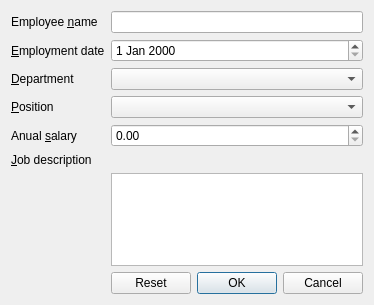
<?xml version="1.0" encoding="UTF-8"?>
<ui version="4.0">
 <class>Dialog</class>
 <widget class="QDialog" name="Dialog">
  <property name="geometry">
   <rect>
    <x>0</x>
    <y>0</y>
    <width>346</width>
    <height>305</height>
   </rect>
  </property>
  <property name="windowTitle">
   <string>Dialog</string>
  </property>
  <layout class="QVBoxLayout" name="verticalLayout">
   <item>
    <layout class="QFormLayout" name="formLayout">
     <item row="0" column="0">
      <widget class="QLabel" name="label">
       <property name="text">
        <string>Employee &amp;name</string>
       </property>
       <property name="buddy">
        <cstring>lineEdit</cstring>
       </property>
      </widget>
     </item>
     <item row="2" column="0">
      <widget class="QLabel" name="label_2">
       <property name="text">
        <string>&amp;Employment date</string>
       </property>
       <property name="buddy">
        <cstring>dateEdit</cstring>
       </property>
      </widget>
     </item>
     <item row="2" column="1">
      <widget class="QDateEdit" name="dateEdit"/>
     </item>
     <item row="4" column="0">
      <widget class="QLabel" name="label_3">
       <property name="text">
        <string>&amp;Department</string>
       </property>
       <property name="buddy">
        <cstring>comboBox</cstring>
       </property>
      </widget>
     </item>
     <item row="4" column="1">
      <widget class="QComboBox" name="comboBox"/>
     </item>
     <item row="6" column="0">
      <widget class="QLabel" name="label_4">
       <property name="text">
        <string>&amp;Position</string>
       </property>
       <property name="buddy">
        <cstring>comboBox_2</cstring>
       </property>
      </widget>
     </item>
     <item row="6" column="1">
      <widget class="QComboBox" name="comboBox_2"/>
     </item>
     <item row="8" column="0">
      <widget class="QLabel" name="label_5">
       <property name="text">
        <string>Anual &amp;salary</string>
       </property>
       <property name="buddy">
        <cstring>doubleSpinBox</cstring>
       </property>
      </widget>
     </item>
     <item row="8" column="1">
      <widget class="QDoubleSpinBox" name="doubleSpinBox"/>
     </item>
     <item row="10" column="0" colspan="2">
      <widget class="QLabel" name="label_6">
       <property name="text">
        <string>&amp;Job description</string>
       </property>
       <property name="buddy">
        <cstring>textBrowser</cstring>
       </property>
      </widget>
     </item>
     <item row="11" column="1">
      <widget class="QTextBrowser" name="textBrowser">
       <property name="readOnly">
        <bool>false</bool>
       </property>
      </widget>
     </item>
     <item row="12" column="1">
      <widget class="QDialogButtonBox" name="buttonBox">
       <property name="orientation">
        <enum>Qt::Horizontal</enum>
       </property>
       <property name="standardButtons">
        <set>QDialogButtonBox::Cancel|QDialogButtonBox::Ok|QDialogButtonBox::Reset</set>
       </property>
      </widget>
     </item>
     <item row="0" column="1">
      <widget class="QLineEdit" name="lineEdit"/>
     </item>
    </layout>
   </item>
  </layout>
 </widget>
 <tabstops>
  <tabstop>lineEdit</tabstop>
  <tabstop>dateEdit</tabstop>
  <tabstop>comboBox</tabstop>
  <tabstop>comboBox_2</tabstop>
  <tabstop>doubleSpinBox</tabstop>
  <tabstop>textBrowser</tabstop>
 </tabstops>
 <resources/>
 <connections>
  <connection>
   <sender>buttonBox</sender>
   <signal>accepted()</signal>
   <receiver>Dialog</receiver>
   <slot>accept()</slot>
   <hints>
    <hint type="sourcelabel">
     <x>254</x>
     <y>286</y>
    </hint>
    <hint type="destinationlabel">
     <x>157</x>
     <y>274</y>
    </hint>
   </hints>
  </connection>
  <connection>
   <sender>buttonBox</sender>
   <signal>rejected()</signal>
   <receiver>Dialog</receiver>
   <slot>reject()</slot>
   <hints>
    <hint type="sourcelabel">
     <x>254</x>
     <y>286</y>
    </hint>
    <hint type="destinationlabel">
     <x>264</x>
     <y>274</y>
    </hint>
   </hints>
  </connection>
  <connection>
   <sender>buttonBox</sender>
   <signal>accepted()</signal>
   <receiver>textBrowser</receiver>
   <slot>clear()</slot>
   <hints>
    <hint type="sourcelabel">
     <x>149</x>
     <y>279</y>
    </hint>
    <hint type="destinationlabel">
     <x>112</x>
     <y>233</y>
    </hint>
   </hints>
  </connection>
  <connection>
   <sender>buttonBox</sender>
   <signal>clicked(QAbstractButton*)</signal>
   <receiver>textBrowser</receiver>
   <slot>clear()</slot>
   <hints>
    <hint type="sourcelabel">
     <x>118</x>
     <y>286</y>
    </hint>
    <hint type="destinationlabel">
     <x>127</x>
     <y>245</y>
    </hint>
   </hints>
  </connection>
 </connections>
</ui>
